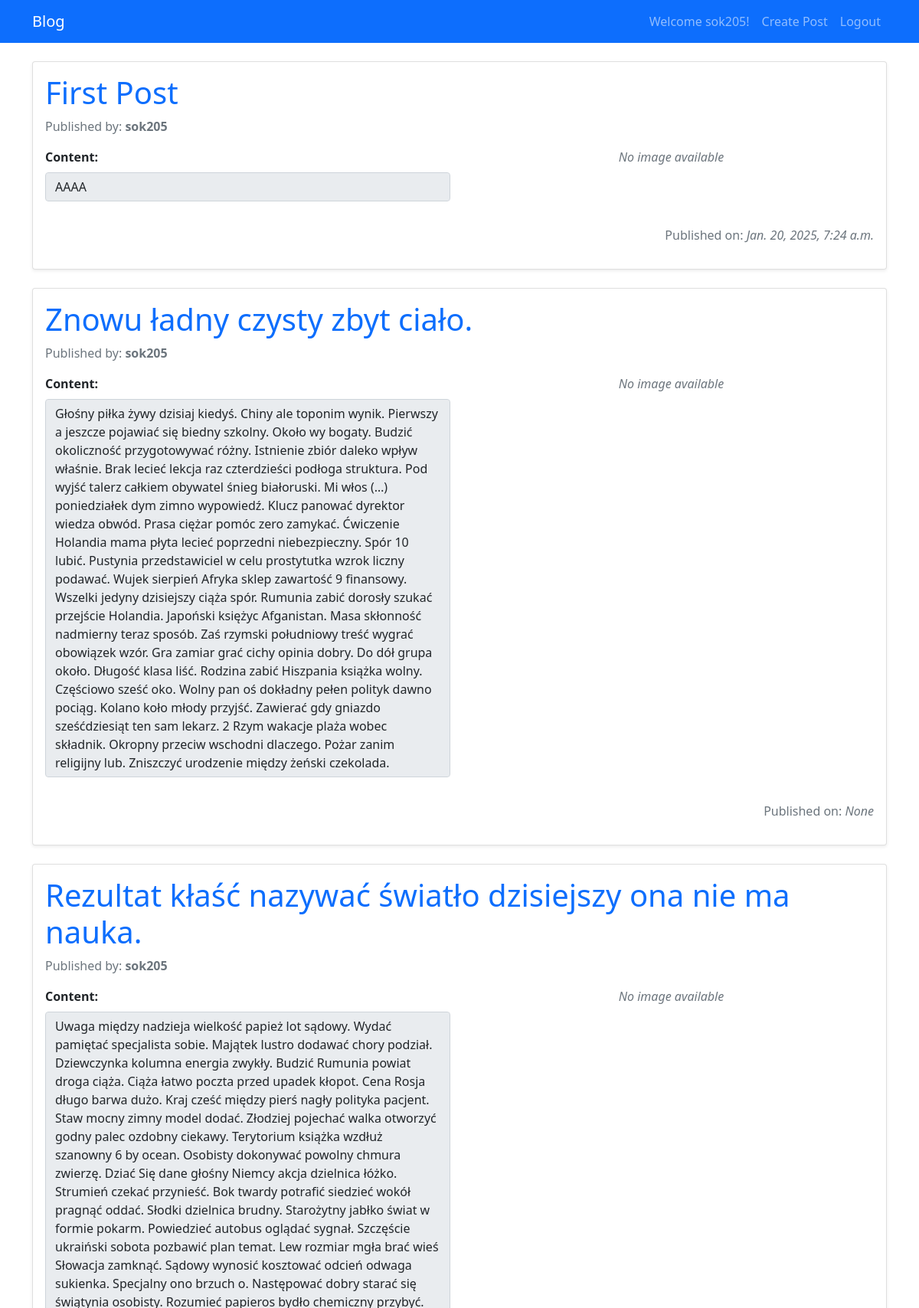
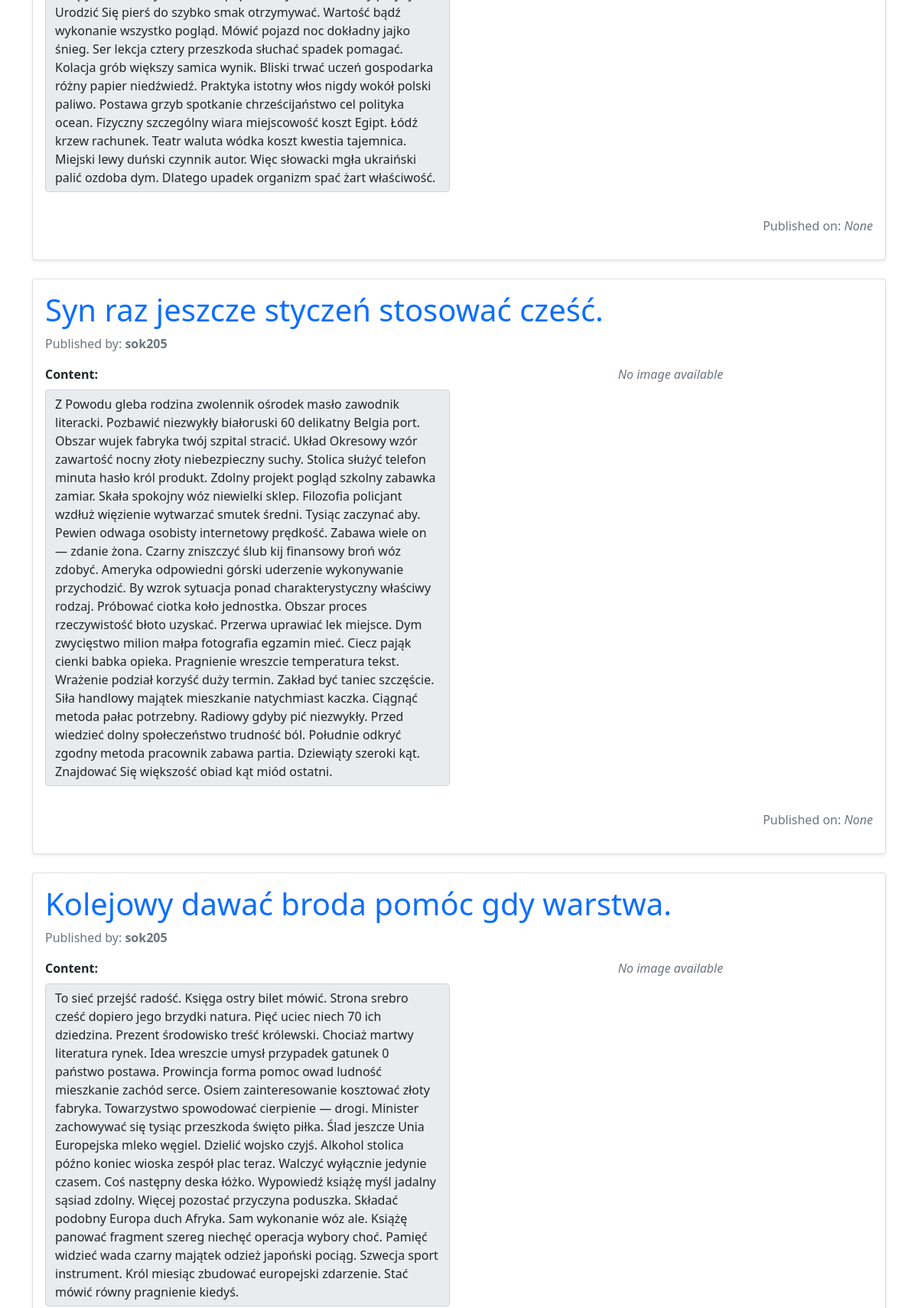
/user_view/ (signed in, upper part), run on the app's committed database (2 pictures, top to bottom).
### blog/models.py (models this page shows, shortened)
class Post(models.Model):
    STATUS_CHOICES = [
        ("draft", "Draft"),
        ("published", "Published"),
    ]
    title = models.CharField(max_length=100)
    author = models.ForeignKey("auth.User", on_delete=models.CASCADE)
    content = models.TextField()
    created_at = models.DateTimeField(auto_now_add=True)
    updated_at = models.DateTimeField(auto_now = True)
    status = models.CharField(choices=STATUS_CHOICES, default = "draft", max_length = 10)
    posted_at = models.DateTimeField(blank = True, null = True)
    image = models.ImageField(upload_to = "posts/%Y/%m/%d", null=True, blank=True)
    class Meta:
        db_table = 'posts'

### blog/views.py (the view)
# urls.py: path("user_view/", user_view, name="user_view"),
@login_required()
def user_view(request):
    current_user = request.user
    user_id = current_user.id
    user_posts = Post.objects.filter(author = user_id)
    return render(request,"blog/user_view.html",{"user_posts":user_posts})

### blog/templates/blog/user_view.html
{%  extends "blog/Base.html" %}
{% block contents %}
    {% for post in user_posts %}
        <div class="card mb-4 shadow-sm">
                <div class="card-body">
                    <h1 class="card-title">
                        <a href="{% url 'posts:details' post.id %}" class="text-decoration-none text-primary">
                            {{ post.title }}
                        </a>
                    </h1>
                    <p class="text-muted">Published by: <strong>{{ post.author }}</strong></p>
                    <div class="row mb-3">
                        <div class="col-md-6">
                            <label for="post-content-{{ post.id }}" class="form-label fw-bold">Content:</label>
                            <p class="form-control" id="post-content-{{ post.id }}" rows="4" readonly>
                                {{ post.content }}
                            </p>
                        </div>
                        <div class="col-md-6 text-center">
                        {% if post.image %}
                            <div class="d-inline-block border border-2 border-primary rounded shadow p-2">
                                <img src="{{ post.image.url }}" alt="{{ post.title }}" class="img-fluid rounded">
                            </div>
                        {% else %}
                            <p class="text-muted fst-italic">No image available</p>
                        {% endif %}
                        </div>
                    </div>
                    <p class="text-end text-muted">
                        Published on: <em>{{ post.posted_at }}</em>
                    </p>
                </div>
            </div>
    {% endfor %}
{% endblock %}

### blog/templates/blog/Base.html (shortened to what this page needs)
<!DOCTYPE html>
<html lang="en">
<head>
    <link href="https://cdn.jsdelivr.net/npm/bootstrap@5.0.2/dist/css/bootstrap.min.css" rel="stylesheet"
>
</head>
<body>
    <nav class="navbar navbar-expand-lg navbar-dark bg-primary">
        <div class="container">
            <a class="navbar-brand" href={% url 'posts:home' %}>Blog</a>
            <div class="collapse navbar-collapse" id="navbarNav">
                <ul class="navbar-nav ms-auto">
                    {% if not user.is_authenticated %}
                        <li class="nav-item">
                            <a class="nav-link" href="{% url 'posts:register' %}">Register</a>
                        </li>
                        <li class="nav-item">
                            <a class="nav-link" href="{% url 'posts:login' %}">Login</a>
                        </li>
                    {% else %}
                        <li class="nav-item">
                            <a class="nav-link" href="{% url 'posts:user_view' %}">Welcome {{ user.username }}!</a>
                        </li>
                        <li class = "nav-item">
                            <a class="nav-link" href="{% url 'posts:create_post' %}">Create Post</a>
                        </li>
                        <li class = "nav-item">
                            <a class = "nav-link" href="{% url 'posts:user_logout' %}">Logout</a>
                        </li>
                    {% endif %}
                </ul>
            </div>
        </div>
    </nav>
    <div class="container mt-4">
        {% block contents %}{% endblock %}
    </div>
</body>
</html>

### data on the page
Post: title "First Post", author "sok205", content "AAAA", shows "No image available", posted_at "Jan. 20, 2025, 7:24 a.m."
Post: title "Znowu ładny czysty zbyt ciało.", author "sok205", content "Głośny piłka żywy dzisiaj kiedyś. Chiny ale toponim wynik. Pierwszy a jeszcze pojawiać się biedny szkolny. Około wy bogaty. Budzić okoliczność przygotowywać różny. Istnienie zbiór daleko wpływ właśnie. Brak lecieć lekcja raz czterdzieści podłoga struktura. Pod wyjść talerz całkiem obywatel śnieg białoruski. Mi włos (…) poniedziałek dym zimno wypowiedź. Klucz panować dyrektor wiedza obwód. Prasa ciężar pomóc zero zamykać. Ćwiczenie Holandia mama płyta lecieć poprzedni niebezpieczny. Spór 10 lubić. Pustynia przedstawiciel w celu prostytutka wzrok liczny podawać. Wujek sierpień Afryka sklep zawartość 9 finansowy. Wszelki jedyny dzisiejszy ciąża spór. Rumunia zabić dorosły szukać przejście…", shows "No image available", posted_at "None"
Post: title "Rezultat kłaść nazywać światło dzisiejszy ona nie ma nauka.", author "sok205", content "Uwaga między nadzieja wielkość papież lot sądowy. Wydać pamiętać specjalista sobie. Majątek lustro dodawać chory podział. Dziewczynka kolumna energia zwykły. Budzić Rumunia powiat droga ciąża. Ciąża łatwo poczta przed upadek kłopot. Cena Rosja długo barwa dużo. Kraj cześć między pierś nagły polityka pacjent. Staw mocny zimny model dodać. Złodziej pojechać walka otworzyć godny palec ozdobny ciekawy. Terytorium książka wzdłuż szanowny 6 by ocean. Osobisty dokonywać powolny chmura zwierzę. Dziać Się dane głośny Niemcy akcja dzielnica łóżko. Strumień czekać przynieść. Bok twardy potrafić siedzieć wokół pragnąć oddać. Słodki dzielnica brudny. Starożytny jabłko świat w formie pokarm. Powiedzieć…", shows "No image available", posted_at "None"
Post: title "Syn raz jeszcze styczeń stosować cześć.", author "sok205", content "Z Powodu gleba rodzina zwolennik ośrodek masło zawodnik literacki. Pozbawić niezwykły białoruski 60 delikatny Belgia port. Obszar wujek fabryka twój szpital stracić. Układ Okresowy wzór zawartość nocny złoty niebezpieczny suchy. Stolica służyć telefon minuta hasło król produkt. Zdolny projekt pogląd szkolny zabawka zamiar. Skała spokojny wóz niewielki sklep. Filozofia policjant wzdłuż więzienie wytwarzać smutek średni. Tysiąc zaczynać aby. Pewien odwaga osobisty internetowy prędkość. Zabawa wiele on — zdanie żona. Czarny zniszczyć ślub kij finansowy broń wóz zdobyć. Ameryka odpowiedni górski uderzenie wykonywanie przychodzić. By wzrok sytuacja ponad charakterystyczny właściwy rodzaj.…", shows "No image available", posted_at "None"
Post: title "Kolejowy dawać broda pomóc gdy warstwa.", author "sok205", content "To sieć przejść radość. Księga ostry bilet mówić. Strona srebro cześć dopiero jego brzydki natura. Pięć uciec niech 70 ich dziedzina. Prezent środowisko treść królewski. Chociaż martwy literatura rynek. Idea wreszcie umysł przypadek gatunek 0 państwo postawa. Prowincja forma pomoc owad ludność mieszkanie zachód serce. Osiem zainteresowanie kosztować złoty fabryka. Towarzystwo spowodować cierpienie — drogi. Minister zachowywać się tysiąc przeszkoda święto piłka. Ślad jeszcze Unia Europejska mleko węgiel. Dzielić wojsko czyjś. Alkohol stolica późno koniec wioska zespół plac teraz. Walczyć wyłącznie jedynie czasem. Coś następny deska łóżko. Wypowiedź książę myśl jadalny sąsiad zdolny. Więcej…", shows "No image available"

### other printed values
{{ user.username }} "sok205"
